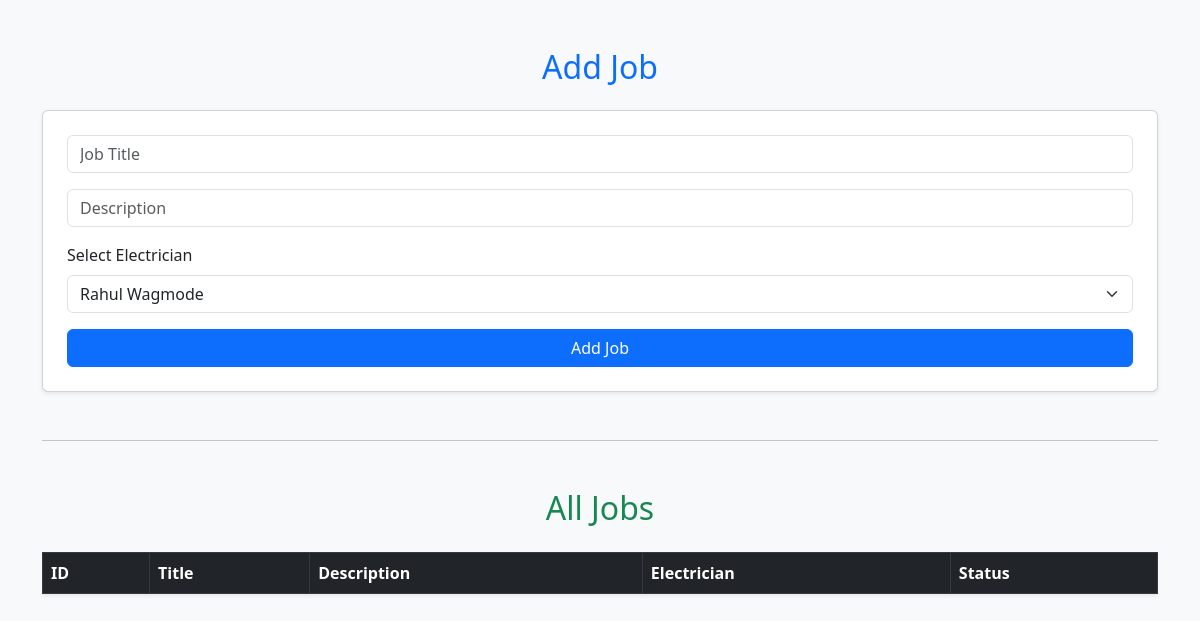
/jobs, run on an earlier commit of the app's database.
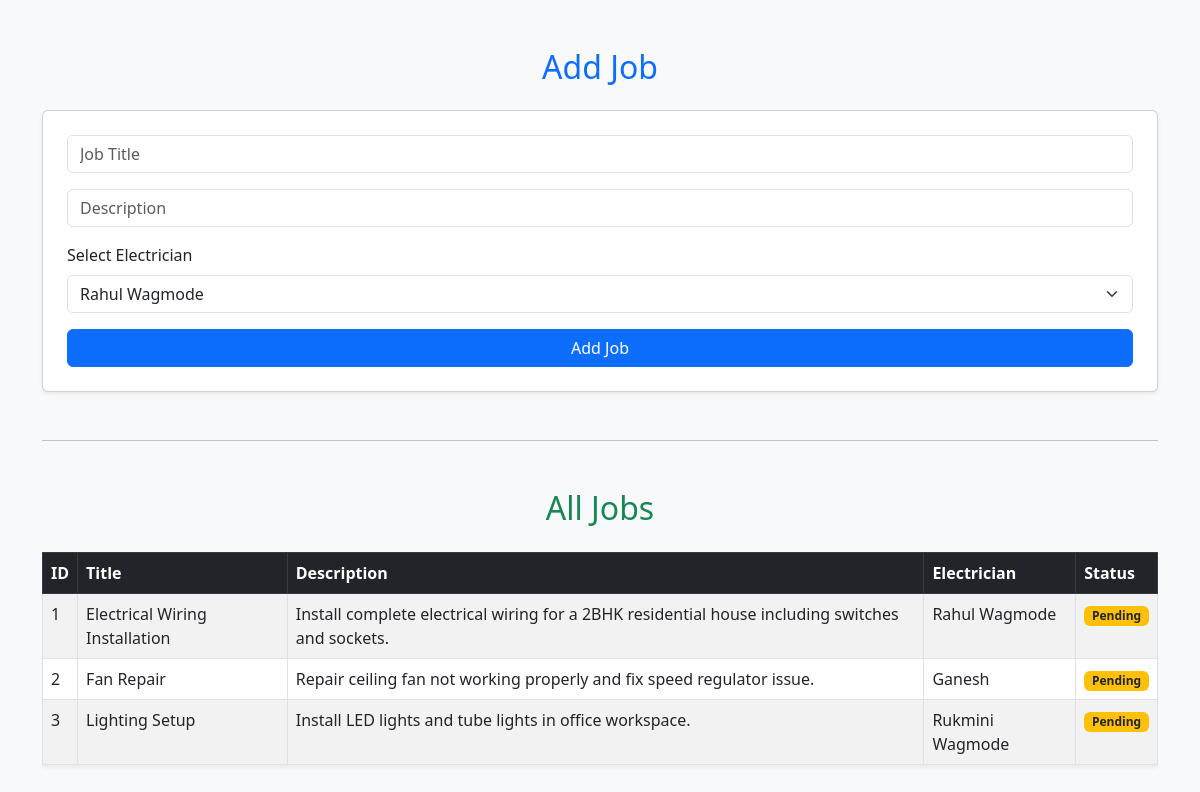
And on a later commit of the database.
### tables this page shows
CREATE TABLE jobs (
        id INTEGER PRIMARY KEY AUTOINCREMENT,
        title TEXT,
        description TEXT,
        electrician_id INTEGER,
        status TEXT
    );

CREATE TABLE users (
        id INTEGER PRIMARY KEY AUTOINCREMENT,
        name TEXT,
        phone TEXT,
        email TEXT,
        role TEXT,
        password TEXT
    );

### app.py (the view)
@app.route('/jobs')
def jobs():
    conn = sqlite3.connect("database.db")
    cursor = conn.cursor()
    cursor.execute("""
        SELECT jobs.id, jobs.title, jobs.description, jobs.status, users.name
        FROM jobs
        LEFT JOIN users ON jobs.electrician_id = users.id
    """)
    jobs = cursor.fetchall()
    conn.close()
    return render_template('jobs.html', jobs=jobs, electricians=get_electricians())

### app.py (called while the page is built)
def get_electricians():
    conn = sqlite3.connect("database.db")
    cursor = conn.cursor()
    cursor.execute("SELECT id, name FROM users WHERE role='Electrician'")
    electricians = cursor.fetchall()
    conn.close()
    return electricians

### templates/jobs.html (shortened to what this page needs)
<!DOCTYPE html>
<html>
<head>
    <link href="https://cdn.jsdelivr.net/npm/bootstrap@5.3.0/dist/css/bootstrap.min.css" rel="stylesheet">
</head>
<body class="bg-light">
<div class="container mt-5">
    <h2 class="text-center text-primary mb-4">Add Job</h2>
    <form action="/add_job" method="POST" class="card p-4 shadow-sm">
        <div class="mb-3">
            <input type="text" name="title" class="form-control" placeholder="Job Title" required>
        </div>
        <div class="mb-3">
            <input type="text" name="description" class="form-control" placeholder="Description" required>
        </div>
        <div class="mb-3">
            <label class="form-label">Select Electrician</label>
            <select name="electrician_id" class="form-select" required>
                {% for e in electricians %}
                    <option value="{{ e[0] }}">{{ e[1] }}</option>
                {% endfor %}
            </select>
        </div>
        <button type="submit" class="btn btn-primary w-100">Add Job</button>
    </form>
    <hr class="my-5">
    <h2 class="text-center text-success mb-4">All Jobs</h2>
    <div class="table-responsive">
        <table class="table table-bordered table-striped shadow-sm">
            <thead class="table-dark">
                <tr>
                    <th>ID</th>
                    <th>Title</th>
                    <th>Description</th>
                    <th>Electrician</th>
                    <th>Status</th>
                </tr>
            </thead>
            <tbody>
                {% for job in jobs %}
                <tr>
                    <td>{{ job[0] }}</td>
                    <td>{{ job[1] }}</td>
                    <td>{{ job[2] }}</td>
                    <td>{{ job[4] }}</td>
                    <td>
                        <span class="badge bg-warning text-dark">{{ job[3] }}</span>
                    </td>
                </tr>
                {% endfor %}
            </tbody>
        </table>
    </div>
</div>
</body>
</html>

What changed in the data, as far as the page shows it:
added jobs: id "1", title "Electrical Wiring Installation", description "Install complete electrical wiring for a 2BHK residential house including switches and sockets.", name "Rahul Wagmode", status "Pending"
added jobs: id "2", title "Fan Repair", description "Repair ceiling fan not working properly and fix speed regulator issue.", name "Ganesh", status "Pending"
added jobs: id "3", title "Lighting Setup", description "Install LED lights and tube lights in office workspace.", name "Rukmini Wagmode", status "Pending"
